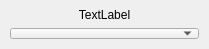
<?xml version="1.0" encoding="UTF-8"?>
<ui version="4.0">
 <class>ComboBoxNameWidget</class>
 <widget class="QWidget" name="ComboBoxNameWidget">
  <property name="geometry">
   <rect>
    <x>0</x>
    <y>0</y>
    <width>209</width>
    <height>49</height>
   </rect>
  </property>
  <property name="windowTitle">
   <string>ComboBoxNameWidget</string>
  </property>
  <widget class="QWidget" name="verticalLayoutWidget">
   <property name="geometry">
    <rect>
     <x>-1</x>
     <y>-1</y>
     <width>211</width>
     <height>51</height>
    </rect>
   </property>
   <layout class="QVBoxLayout" name="verticalLayout" stretch="1,1">
    <item>
     <widget class="QLabel" name="label">
      <property name="text">
       <string>TextLabel</string>
      </property>
      <property name="alignment">
       <set>Qt::AlignBottom|Qt::AlignHCenter</set>
      </property>
     </widget>
    </item>
    <item>
     <widget class="QComboBox" name="comboBox"/>
    </item>
   </layout>
  </widget>
 </widget>
 <layoutdefault spacing="6" margin="11"/>
 <resources/>
 <connections/>
</ui>
